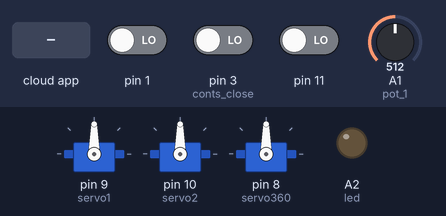
Bench run of a sketch on a simulated Arduino Uno, built with avr-gcc and run on an emulated ATmega328P. On the bench: 3 × servo, output pins drawn as LEDs (lit = HIGH). Inputs (shaded band) come from the test bench; at power-on: pin 1 LOW, pin 3 (conts_close) LOW, pin 11 LOW, A1 (pot_1) = 512. The ROS host is connected and sends only what is stated.

Above: at 2.2 s.
2.3 s: the phone or cloud app sets servo1 to 0
At 3.2 s:
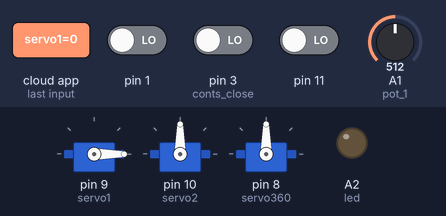
3.8 s: the phone or cloud app sets servo2 to 0
At 4.4 s:
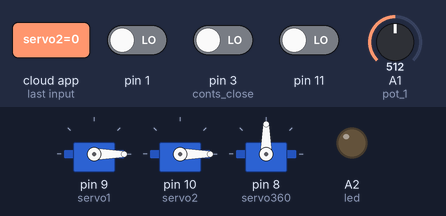
5.3 s: the phone or cloud app sets servo360 to 0
At 6.5 s:
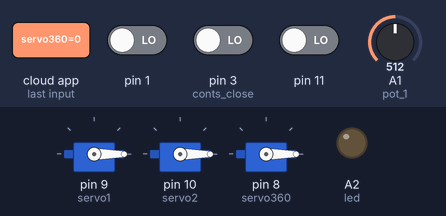
6.8 s: the phone or cloud app sets servo1 to 45
At 7.9 s:
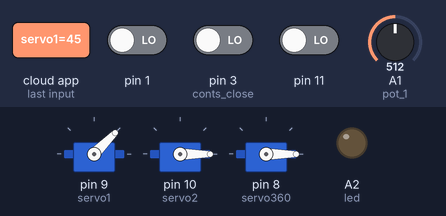
8.3 s: the phone or cloud app sets servo2 to 45
At 9.0 s:
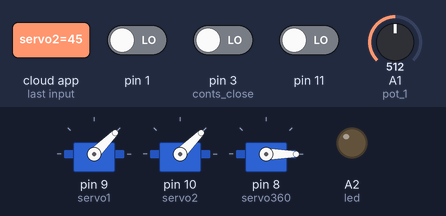
9.8 s: the phone or cloud app sets servo360 to 45
At 10.2 s:
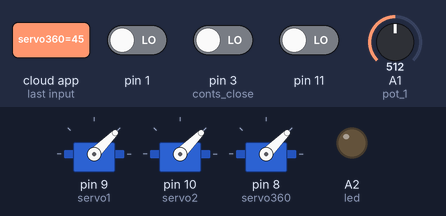
Timing chart, 0 to 12.3 s (numbered marks = the images above; inputs shaded):
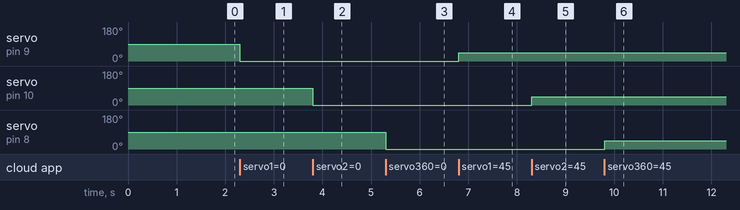

Measured:
- after the input at 2.3 s, servo on pin 9 (servo1): 90° → 0° at once
- after the input at 3.8 s, servo on pin 10 (servo2): 90° → 0° at once
- after the input at 5.3 s, servo on pin 8 (servo360): 90° → 0° at once
- after the input at 6.8 s, servo on pin 9 (servo1): 0° → 45° at once
- after the input at 8.3 s, servo on pin 10 (servo2): 0° → 45° at once
- after the input at 9.8 s, servo on pin 8 (servo360): 0° → 45° at once

The sketch:

main_rov_test.ino
```cpp
#include <ros.h>
#include <std_msgs/String.h>
#include <std_msgs/UInt16.h>
#include <Servo.h>

ros::NodeHandle nh;

std_msgs::UInt16 str_msg_btn;
std_msgs::UInt16 str_msg_led;
std_msgs::UInt16 str_msg_stop;


ros::Publisher btn("btn", &str_msg_btn);
ros::Publisher led("led", &str_msg_led);
ros::Publisher extra_stop("extra_stop", &str_msg_stop);


int rotat_pot_1;
int led_info;
int btn_info = 0;
int stop_me = 0;
int incomingByte;

bool buttonState;
bool buttonStart;


Servo servo1;
Servo servo2;
Servo servo360;


void servo_cb_1( const std_msgs::UInt16& cmd_msg){
  servo1.write(cmd_msg.data); //set servo angle, should be from 0-180
}


void servo_cb_2( const std_msgs::UInt16& cmd_msg){
  servo2.write(cmd_msg.data); //set servo angle, should be from 0-180
}


void servo_cb_360( const std_msgs::UInt16& cmd_msg){
  servo360.write(cmd_msg.data); //set servo angle, should be from 0-180
}


ros::Subscriber<std_msgs::UInt16> sub1("servo1", servo_cb_1);
ros::Subscriber<std_msgs::UInt16> sub2("servo2", servo_cb_2);
ros::Subscriber<std_msgs::UInt16> sub360("servo360", servo_cb_360);


void setup() {

  nh.initNode();
  nh.advertise(btn);
  nh.advertise(led);
  nh.advertise(extra_stop);


  pinMode(2, INPUT);      //btn
  pinMode(A1, INPUT);     //pot_1
  pinMode(A2, OUTPUT);    //led
  pinMode(2, INPUT);     //conts open
  pinMode(3, INPUT);     //conts close
  digitalWrite(A2, LOW);


  nh.subscribe(sub1);
  nh.subscribe(sub2);
  nh.subscribe(sub360);


  servo1.attach(9);
  servo2.attach(10);
  servo360.attach(8);


  delay(1000);

}

void loop(){
  bool buttonState = digitalRead(3); //koncevik
  bool buttonStart = digitalRead(1); //turn on
  bool buttonOff = digitalRead(11); //turn off


  rotat_pot_1 = analogRead(A1);


  if (buttonState == HIGH) {
    stop_me = 1;
    str_msg_stop.data = 1;
  }
  else {
    stop_me = 0;
    str_msg_stop.data = 0;
  }


  if (buttonStart == HIGH){
    str_msg_btn.data = 1; //topic btn
    str_msg_led.data = 1; //topic led
    }

  else if (buttonOff == HIGH){
    str_msg_btn.data = 0;
    str_msg_led.data = 0;
    }


  btn.publish( &str_msg_btn );
  led.publish( &str_msg_led );
  extra_stop.publish( &str_msg_stop );


  nh.spinOnce();

}
```
